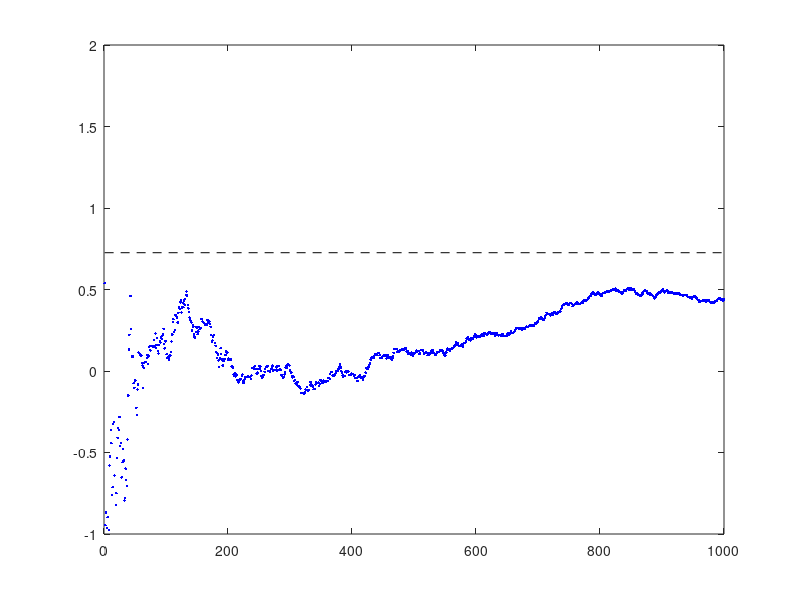

This figure's MATLAB source:
% Skript som estimerer eit integral ved Monte Carlo-metoden
% Sjølve integralet, og den analytiske løysninga av det, er
% spesifisert i starten av skriptet - i tillegg til
% det maksimale talet på trekk.

% Integrasjonsgrenser
a=-1;
b=3;

% Integrand
funk=@(x) x*sin(x^2);

% Kjent analytisk svar:
Fasit=(cos(1)-cos(9))/2;

% Maksimalt tal på trekk:
Nmax=1000;

% Initierer summen
MCsum=0;

% Lagar klart plott for estimata - saman med eksakt svar
plot([1 Nmax],Fasit*[1 1],'k--')
hold on

% Vi utfører uttrekka og legg til summen for kvar gong
for n=1:Nmax
  x=a+(b-a)*rand;
  MCsum=MCsum+funk(x);
  Estimat=(b-a)*MCsum/n;          % Integral-estimat
  plot(n,Estimat,'b.')            % Plottar estimat
end
hold off
axis([0 Nmax -1 2])

% Skriv svaret til skjerm
Estimat
